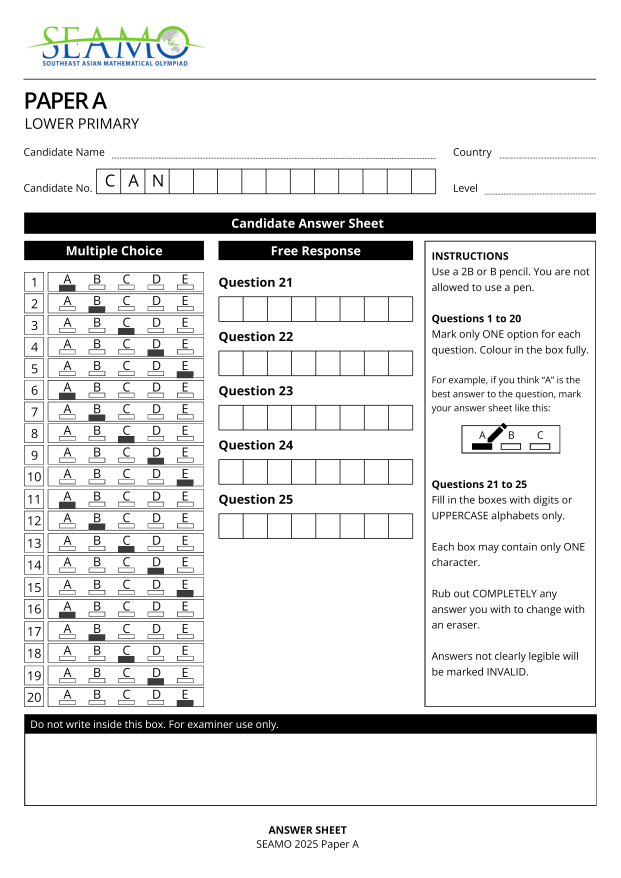
#> input picture tests/test_data/seamo_2025_a_mcq_filled.png, 2482 x 3510 px, given in place of t, which was not available (shown at 1/4 size)
$ python -i NewMcqSolution.py   (imports and definitions only)
#> lines starting #> are read from the running program, lines starting #| are printed output that depends on the picture; after the words box and inside, x2 and y2 are one past the last pixel; in counts of white or black regions, pixels touching at a corner belong together; pictures that were not available may be replaced by others from this repository, and a replacement may not be noted
import json
from pathlib import Path
from typing import Dict, List, Optional, Tuple

import cv2
import numpy as np


# UZ page-1 calibrated anchor at 300 DPI.
TOP_X, TOP_Y, TOP_W, TOP_H = 134, 989, 695, 74
Y_ADJUST = 18

# Row pitch from UZ page calibration.
ROW_PITCH = (2777 - 1170) / 19


def _load_reference_grid(grid_path: str) -> dict:
#> called with grid_path = 'page1_grid.json'
    with open(grid_path, "r", encoding="utf-8") as file:
#> (reads tests/successful_uz/page1_grid.json from the repository)
        return json.load(file)


def _score_row_options(
    bin_inv: np.ndarray,
    row_y: int,
    shifted_cols: List[int],
    median_w: int,
    median_h: int,
    bubble_h: int,
    labels: List[str],
) -> Dict[str, int]:
    page_h, page_w = bin_inv.shape[:2]
    scores: Dict[str, int] = {}

    for col_idx, x in enumerate(shifted_cols):
        x1 = int(x - median_w / 2)
        y1 = row_y + median_h
        x2 = int(x + median_w / 2)
        y2 = y1 + bubble_h

        x1 = max(0, x1)
        y1 = max(0, y1)
        x2 = min(page_w, x2)
        y2 = min(page_h, y2)

        if x2 <= x1 or y2 <= y1:
            scores[labels[col_idx]] = 0
            continue

        roi = bin_inv[y1:y2, x1:x2]
        scores[labels[col_idx]] = int(cv2.countNonZero(roi))

    return scores


def extract_uz_mcq_from_images(
    image_paths: List[str],
    grid_json_path: str = "page1_grid.json",
) -> Tuple[Dict[int, Dict[str, str]], Dict[int, dict]]:
    """
    Extract UZ MCQ answers from page image paths.

    Returns:
    - answers_by_page: {page_number: {"1": "A", ..., "20": "E"}}
    - diagnostics_by_page: quality metrics per page
    """
    if not image_paths:
        return {}, {}

    ref = _load_reference_grid(grid_json_path)
    ref_cols = [int(v) for v in ref["columns"]]
    ref_rows = [int(v) for v in ref["rows"]]
    med_w = int(ref["median_w"])
    med_h = int(ref["median_h"])
    bubble_h = int(ref["bubble_h"])

    offset_first_row = ref_rows[0] - TOP_Y
    labels = ["A", "B", "C", "D", "E"]

    page1 = cv2.imread(str(image_paths[0]))
#> page1 is the input picture: shape (3510, 2482, 3); mean B, G, R 230, 230.1, 229.9
    if page1 is None:
        return {}, {}

    if TOP_Y + TOP_H > page1.shape[0] or TOP_X + TOP_W > page1.shape[1]:
        return {}, {}

    top_tpl = page1[TOP_Y:TOP_Y + TOP_H, TOP_X:TOP_X + TOP_W].copy()
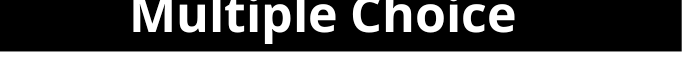
#> top_tpl: shape (74, 695, 3); mean B, G, R 109.3, 109.3, 109.3
    answers_by_page: Dict[int, Dict[str, str]] = {}
    diagnostics_by_page: Dict[int, dict] = {}

    for page_idx, image_path in enumerate(image_paths, start=1):
        img = cv2.imread(str(image_path))
        if img is None:
            diagnostics_by_page[page_idx] = {"status": "error", "reason": "image_not_readable"}
            continue

        res = cv2.matchTemplate(img, top_tpl, cv2.TM_CCOEFF_NORMED)
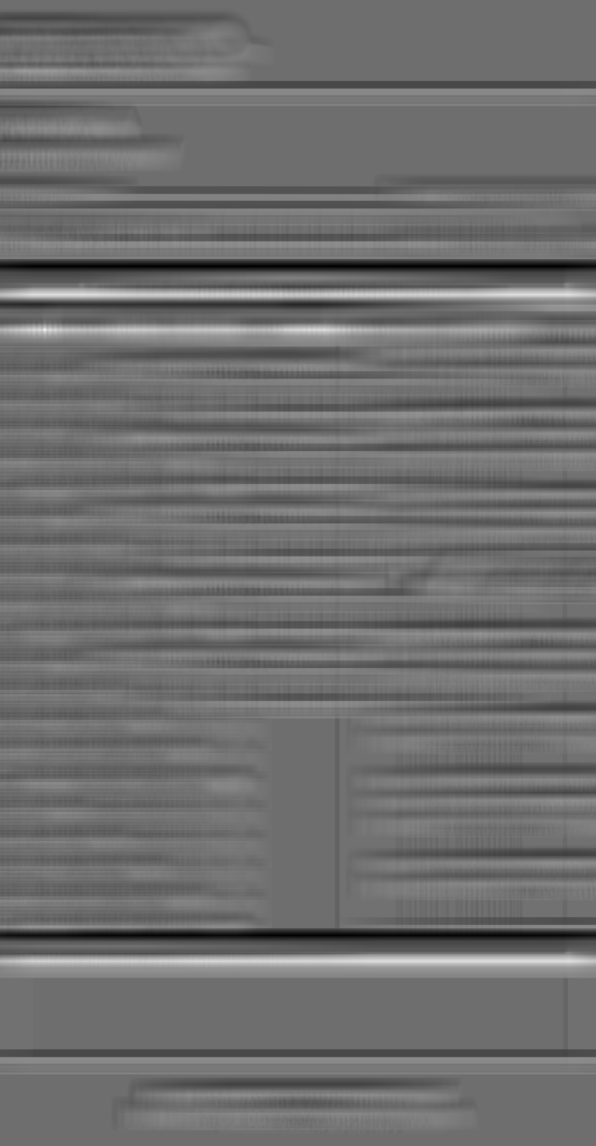
#> res: shape (3437, 1788) float32 (shown at 1/3 size); min -0.769, max 1, mean -0.000299; drawn with min black and max white
        _, top_val, _, top_loc = cv2.minMaxLoc(res)
#> top_val = 1; top_loc = (134, 989)
        if top_val < 0.45:
            diagnostics_by_page[page_idx] = {
                "status": "rejected",
                "reason": "anchor_match_low",
                "anchor_score": round(float(top_val), 4),
            }
            continue

        dx = int(top_loc[0] - TOP_X)
#> dx = 0
        top_y = int(top_loc[1])
#> top_y = 989
        first_row_y = int(top_y + offset_first_row + Y_ADJUST)
#> first_row_y = 1117
        rows = [int(first_row_y + i * ROW_PITCH) for i in range(20)]
#> rows = [1117, 1201, 1286, 1370, 1455, 1539, 1624, 1709, 1793, 1878, 1962, 2047, 2131, 2216, 2301, 2385, 2470, 2554, 2639, 2724]
        shifted_cols = [int(c + dx) for c in ref_cols]
#> shifted_cols = [285, 400, 516, 627, 740]

        gray = cv2.cvtColor(img, cv2.COLOR_BGR2GRAY)
        _, bin_inv = cv2.threshold(gray, 180, 255, cv2.THRESH_BINARY_INV)
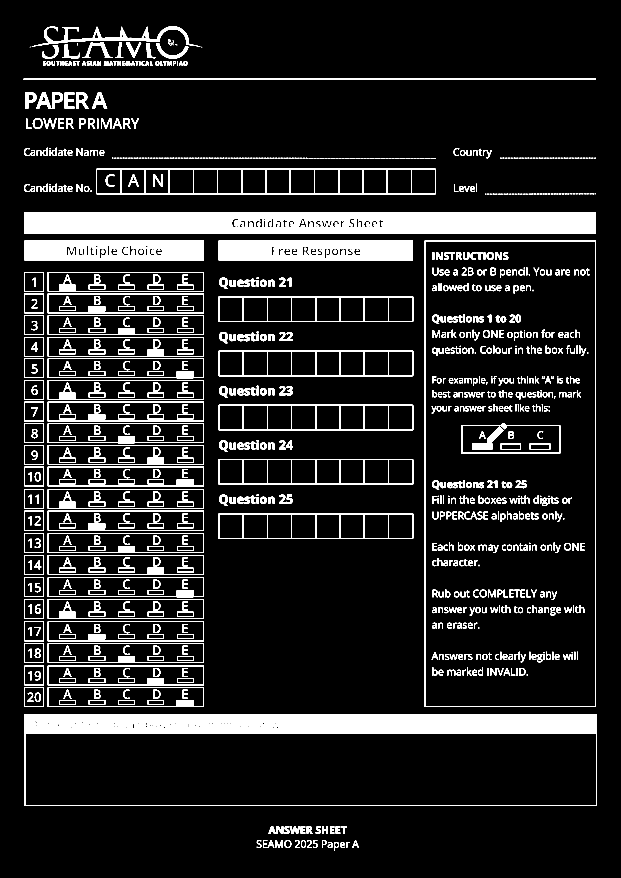
#> bin_inv: shape (3510, 2482) (shown at 1/4 size); 10.5% white; 1261 white regions (371 under 20 px), largest, box (x1, y1, x2, y2) and area: (97, 850, 2384, 935) 185060, (97, 2857, 2388, 3224) 181081, (874, 963, 1652, 1041) 54970

        page_answers: Dict[str, str] = {}
        ratio_values: List[float] = []
        unresolved_count = 0
        total_best = 0

        for row_idx, y in enumerate(rows):
            scores = _score_row_options(
                bin_inv=bin_inv,
                row_y=y,
                shifted_cols=shifted_cols,
                median_w=med_w,
                median_h=med_h,
                bubble_h=bubble_h,
                labels=labels,
            )

            ranked = sorted(scores.items(), key=lambda kv: kv[1], reverse=True)
            best_label, best_score = ranked[0]
            second_score = ranked[1][1] if len(ranked) > 1 else 0
            ratio = float(best_score) / float(max(1, second_score))
            ratio_values.append(ratio)
            total_best += int(best_score)

            # Low-ink or weak-separation rows are uncertain.
            if best_score < 35 or ratio < 1.12:
                unresolved_count += 1
                page_answers[str(row_idx + 1)] = "BL"
            else:
                page_answers[str(row_idx + 1)] = best_label
#> this loop made 20 passes
#> (y, scores, ranked, best_label, best_score, second_score, ratio, total_best) on pass 16: (2385, {'A': 116, 'B': 158, 'C': 70, 'D': 222, 'E': 208}, [('D', 222), ('E', 208), ('B', 158), ('A', 116), ('C', 70)], 'D', 222, 208, 1.07, 7752)
#> (y, scores, ranked, best_label, best_score, second_score, ratio, total_best) on passes 2, 3, 7, 8: (1201, {'A': 135, 'B': 459, 'C': 135, 'D': 135, 'E': 135}, [('B', 459), ('A', 135), ('C', 135), ('D', 135), ('E', 135)], 'B', 459, 135, 3.4, 918), (1286, {'A': 108, 'B': 108, 'C': 486, 'D': 108, 'E': 108}, [('C', 486), ('A', 108), ('B', 108), ('D', 108), ('E', 108)], 'C', 486, 108, 4.5, 1404), (1624, {'A': 108, 'B': 675, 'C': 108, 'D': 108, 'E': 108}, [('B', 675), ('A', 108), ('C', 108), ('D', 108), ('E', 108)], 'B', 675, 108, 6.25, 3915), (1709, {'A': 108, 'B': 108, 'C': 675, 'D': 108, 'E': 108}, [('C', 675), ('A', 108), ('B', 108), ('D', 108), ('E', 108)], 'C', 675, 108, 6.25, 4590)
#> after the loop, page_answers = 20 items; ratio_values = [2.43, 3.4, 4.5, 5.25, 5.5, 6.25, 6.25, 6.25, 5.75, 4.2, 2.8, 2.81, 1.36, 1.92, 1.24, 1.07, 1.19, 1.33, 1.27, 1.18]; total_best = 8682; unresolved_count = 1

        coverage = (20 - unresolved_count) / 20.0
#> coverage = 0.95
        avg_ratio = float(sum(ratio_values) / len(ratio_values)) if ratio_values else 0.0
#> avg_ratio = 3.3
        avg_best = float(total_best / 20.0)
#> avg_best = 434.1

        diagnostics_by_page[page_idx] = {
            "status": "ok",
            "anchor_score": round(float(top_val), 4),
            "coverage": round(coverage, 4),
            "avg_ratio": round(avg_ratio, 4),
            "avg_best_ink": round(avg_best, 2),
            "unresolved_rows": unresolved_count,
        }

        # Reject low-confidence non-UZ-like detections.
        if coverage < 0.60 or avg_ratio < 1.10:
            diagnostics_by_page[page_idx]["status"] = "rejected"
            diagnostics_by_page[page_idx]["reason"] = "low_mcq_confidence"
            continue

        answers_by_page[page_idx] = page_answers
#> pass 2 of the loop in extract_uz_mcq_from_images, `for page_idx, image_path in enumerate(image_paths, start=1):`:
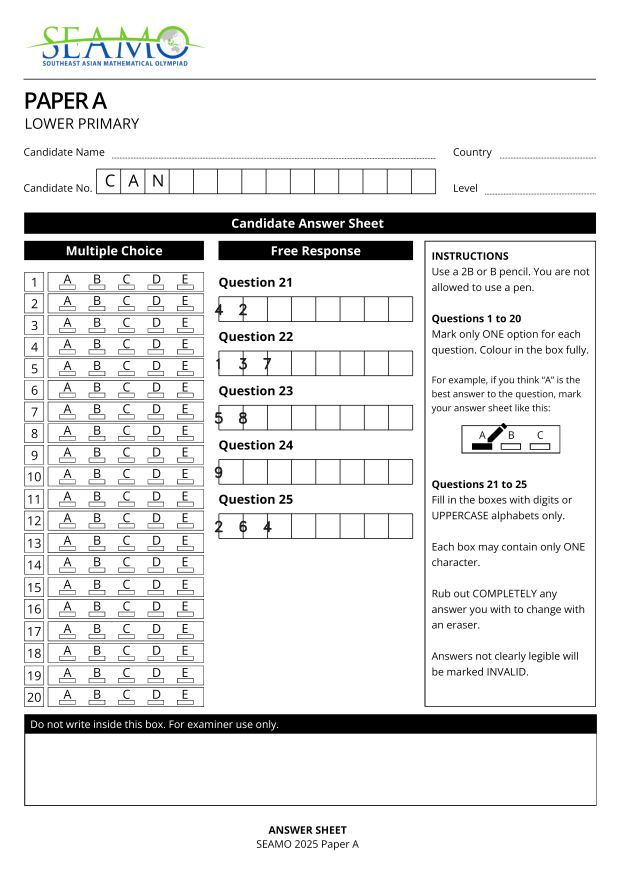
#> input picture tests/test_data/seamo_2025_a_numgrid_filled.png, 2482 x 3510 px, given in place of e, which was not available (shown at 1/4 size)
#> in extract_uz_mcq_from_images, img is the input picture: shape (3510, 2482, 3); mean B, G, R 230.4, 230.5, 230.3
#> in extract_uz_mcq_from_images, `res = cv2.matchTemplate(img, top_tpl, cv2.TM_CCOEFF_NORMED)`:
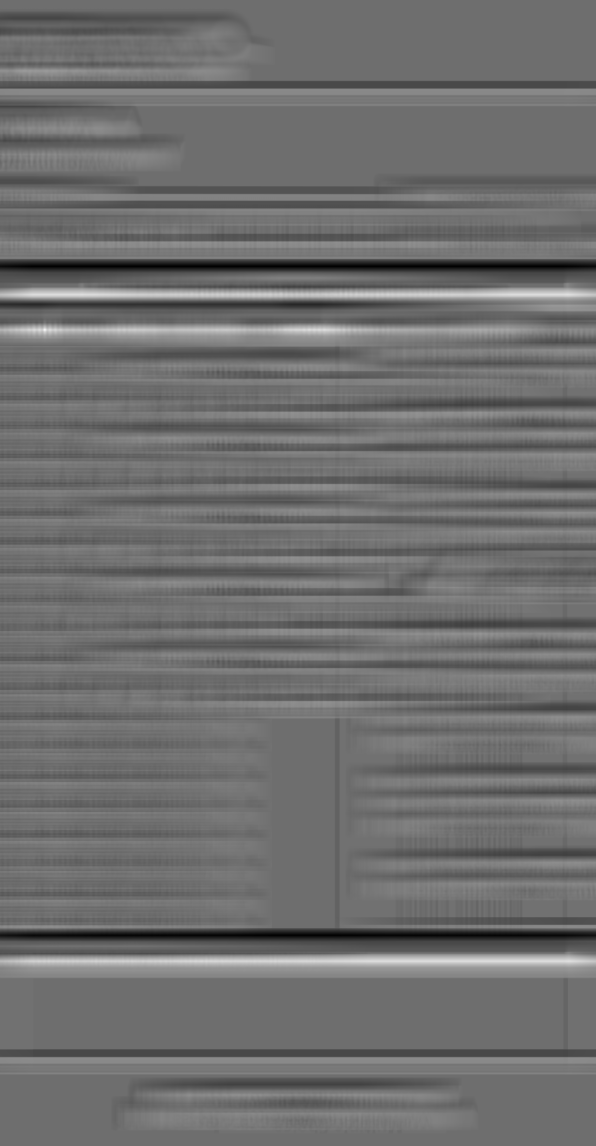
#> res: shape (3437, 1788) float32 (shown at 1/3 size); min -0.769, max 1, mean -0.000113; drawn with min black and max white
#> in extract_uz_mcq_from_images, `_, bin_inv = cv2.threshold(gray, 180, 255, cv2.THRESH_BINARY_INV)`:
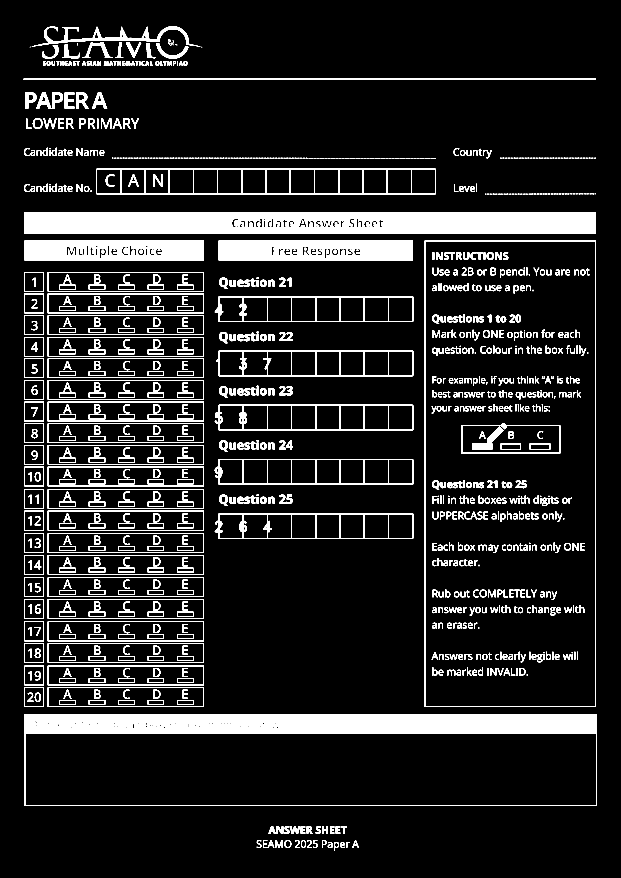
#> bin_inv: shape (3510, 2482) (shown at 1/4 size); 10.2% white; 1281 white regions (371 under 20 px), largest, box (x1, y1, x2, y2) and area: (97, 850, 2384, 935) 185060, (97, 2857, 2388, 3224) 181081, (874, 963, 1652, 1041) 54970
#> the loop in extract_uz_mcq_from_images, `for row_idx, y in enumerate(rows):` made 20 passes
#> (y, scores, ranked, best_label, best_score, second_score, ratio, total_best) on passes 11 to 13: (1962, {'A': 99, 'B': 125, 'C': 148, 'D': 159, 'E': 161}, [('E', 161), ('D', 159), ('C', 148), ('B', 125), ('A', 99)], 'E', 161, 159, 1.01, 1376), (2047, {'A': 82, 'B': 111, 'C': 124, 'D': 155, 'E': 142}, [('D', 155), ('E', 142), ('C', 124), ('B', 111), ('A', 82)], 'D', 155, 142, 1.09, 1531), (2131, {'A': 115, 'B': 141, 'C': 124, 'D': 210, 'E': 166}, [('D', 210), ('E', 166), ('B', 141), ('C', 124), ('A', 115)], 'D', 210, 166, 1.27, 1741)
#> after the loop in extract_uz_mcq_from_images, `for row_idx, y in enumerate(rows):`: ratio_values = [1, 1, 1, 1, 1, 1, 1, 1, 1, 1, 1.01, 1.09, 1.27, 1.28, 1.24, 1.07, 1.19, 1.33, 1.27, 1.18]; total_best = 3366; unresolved_count = 13
#> coverage = 0.35
#> avg_ratio = 1.1
#> avg_best = 168.3

    return answers_by_page, diagnostics_by_page


def looks_like_uz_job(image_paths: List[str]) -> bool:
    if not image_paths:
        return False
    tokens = [Path(path).name.upper() for path in image_paths]
    return any("UZ" in token for token in tokens)

>>> result = extract_uz_mcq_from_images('tests/test_data/seamo_2025_a_mcq_filled.png')
